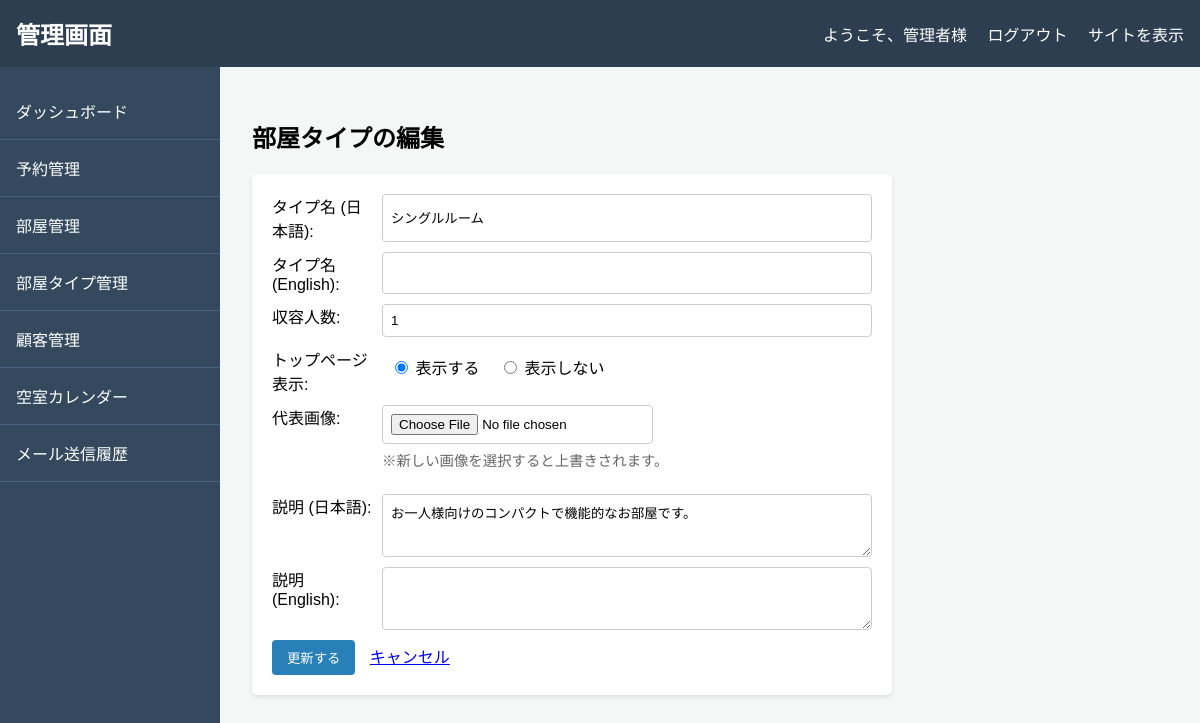
The page /admin/edit_room_type.php?id=1 (signed in) on the database its author committed.
### tables this page shows
CREATE TABLE `room_types` (
  `id` int(11) NOT NULL AUTO_INCREMENT,
  `name` varchar(255) NOT NULL COMMENT '部屋タイプ名',
  `name_en` varchar(255) DEFAULT NULL COMMENT '部屋タイプ名 (English)',
  `description` text DEFAULT NULL COMMENT '説明',
  `description_en` text DEFAULT NULL COMMENT '説明 (English)',
  `capacity` int(11) NOT NULL COMMENT '収容人数',
  `main_image` varchar(255) DEFAULT NULL COMMENT '部屋タイプ代表画像パス',
  `is_visible` tinyint(1) NOT NULL DEFAULT 1 COMMENT 'トップページ表示フラグ (1:表示, 0:非表示)',
  PRIMARY KEY (`id`)
);

### includes/functions.php (called while the page is built, shortened)
<?php
function h($s) {
    return htmlspecialchars($s, ENT_QUOTES, 'UTF-8');
}

### admin/edit_room_type.php (the view, shortened to what this page needs)
<?php
require_once 'admin_check.php';
$id = filter_input(INPUT_GET, 'id', FILTER_VALIDATE_INT);
try {
    $stmt = $dbh->prepare("SELECT * FROM room_types WHERE id = :id");
    $stmt->bindParam(':id', $id, PDO::PARAM_INT);
    $stmt->execute();
    $room_type = $stmt->fetch(PDO::FETCH_ASSOC);
} catch (PDOException $e) {
    die("情報の取得に失敗しました: " . h($e->getMessage()));
}
require_once 'admin_header.php';
?>
<h2>部屋タイプの編集</h2>
<div class="edit-form">
    <form action="edit_room_type.php?id=<?php echo h($id); ?>" method="POST" enctype="multipart/form-data">
        <div class="form-row">
            <label for="name">タイプ名 (日本語):</label>
            <input type="text" id="name" name="name" value="<?php echo h($room_type['name']); ?>" required>
        </div>
        <div class="form-row">
            <label for="name_en">タイプ名 (English):</label>
            <input type="text" id="name_en" name="name_en" value="<?php echo h($room_type['name_en']); ?>">
        </div>
        <div class="form-row">
            <label for="capacity">収容人数:</label>
            <input type="number" id="capacity" name="capacity" min="1" value="<?php echo h($room_type['capacity']); ?>" required>
        </div>
        <div class="form-row">
            <label>トップページ表示:</label>
            <div style="flex: 1; padding: 8px;">
                <label style="font-weight: normal;"><input type="radio" name="is_visible" value="1" <?php echo (isset($room_type['is_visible']) && $room_type['is_visible']) ? 'checked' : ''; ?>> 表示する</label>
                <label style="font-weight: normal; margin-left: 15px;"><input type="radio" name="is_visible" value="0" <?php echo (!isset($room_type['is_visible']) || !$room_type['is_visible']) ? 'checked' : ''; ?>> 表示しない</label>
            </div>
        </div>
        <div class="form-row">
            <label for="main_image">代表画像:</label>
            <div style="flex: 1;">
                <input type="file" id="main_image" name="main_image" accept="image/*">
                <p style="margin-top: 5px; font-size: 0.9em; color: #666;">※新しい画像を選択すると上書きされます。</p>
            </div>
        </div>
        <div class="form-row">
            <label for="description">説明 (日本語):</label>
            <textarea id="description" name="description" rows="3"><?php echo h($room_type['description']); ?></textarea>
        </div>
        <div class="form-row">
            <label for="description_en">説明 (English):</label>
            <textarea id="description_en" name="description_en" rows="3"><?php echo h($room_type['description_en']); ?></textarea>
        </div>
        <button type="submit" class="btn-admin" style="background-color: #2980b9;">更新する</button>
        <a href="room_types.php" style="margin-left: 10px;">キャンセル</a>
    </form>
</div>
<?php
require_once 'admin_footer.php';
?>

### admin/admin_header.php (style rules this page uses)
body { font-family: sans-serif; margin: 0; background-color: #f4f7f6; }
.btn-admin { padding: 8px 15px; border: none; border-radius: 4px; color: white; cursor: pointer; text-decoration: none; display: inline-block; }

### admin/edit_room_type.php (style rules this page uses)
.edit-form { background-color: #fff; padding: 20px; border-radius: 5px; box-shadow: 0 2px 4px rgba(0,0,0,0.1); max-width: 600px; }
.form-row { display: flex; gap: 10px; margin-bottom: 10px; }
.form-row label { flex-basis: 100px; }
.form-row input, .form-row textarea { flex: 1; padding: 8px; border: 1px solid #ccc; border-radius: 4px; }

### rows shown on the page
room_types: name "シングルルーム", capacity "1", is_visible "☑ 表示する", is_visible "☐ 表示しない", description "お一人様向けのコンパクトで機能的なお部屋です。"

### other values the page prints
$_SESSION['user']['name'] "管理者"
